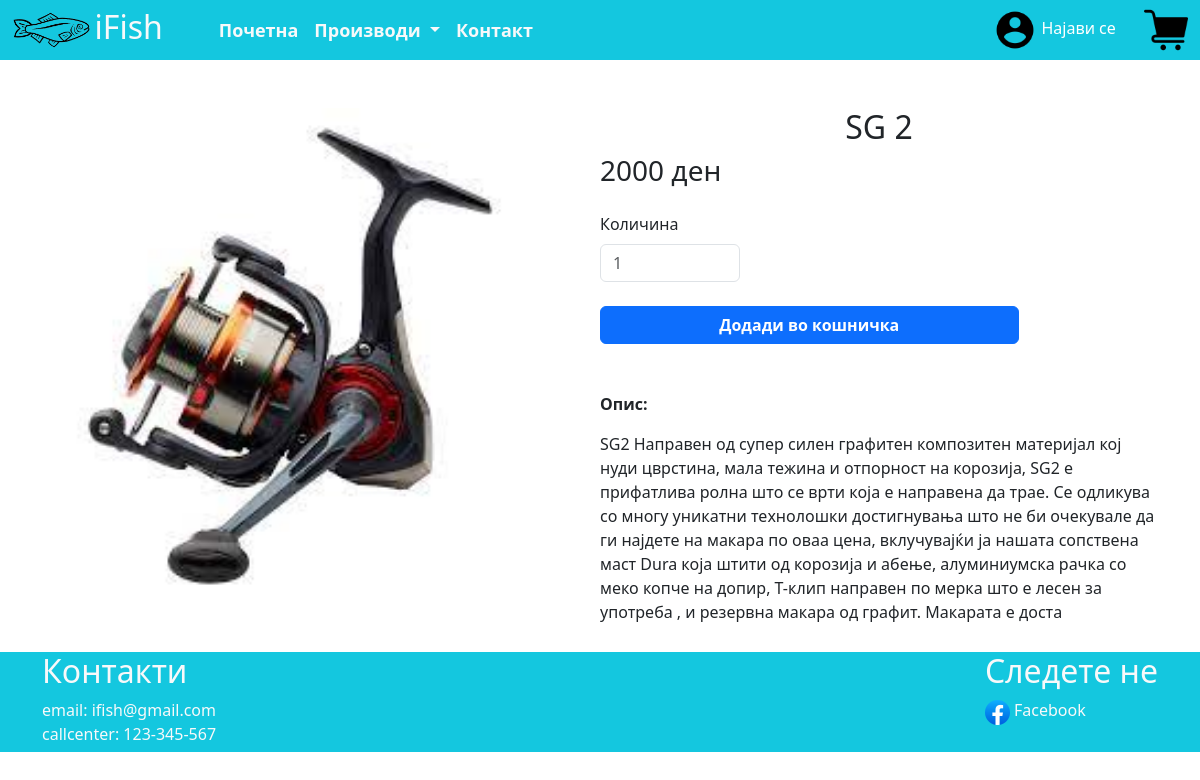
Screenshot of /products/2/ with the database file from the repository.
### IFish/models.py (models this page shows, shortened)
class Product(models.Model):
    productName = models.CharField(max_length=100)
    category = models.ForeignKey(Category, on_delete=models.CASCADE)
    image = models.ImageField(upload_to="images/")
    description = models.TextField(max_length=500, blank=True, null=True)
    price = models.IntegerField()
    countInStock = models.IntegerField()
    createdAt = models.DateTimeField(auto_now_add=True)

### IFish/views.py (the view, shortened to what this page needs)
# urls.py: path('products/<int:pk>/', productScreen, name="productScreen"),
def productScreen(request, pk):
    product = Product.objects.get(id=pk)
    context = {'product': product}
    return render(request, "productScreen.html", context)

### IFish/models.py (called while the page is built)
    def __str__(self):
        return self.categoryName

### IFish/templatetags/my_tags.py (called while the page is built)
@register.simple_tag
def get_objects():
    return Category.objects.all()

### IFish/templates/productScreen.html (shortened to what this page needs)
{% extends 'main.html' %}
{% load static %}
{% block content %}
<div class="container d-flex justify-content-between align-items-center mt-5" style="height: 496px">
   <div class="h-100 w-50">
       <img class="h-100" src="{{ MEDIA_URL }}{{ product.image.url }}">
   </div>
   <div class="h-100 w-50 d-flex flex-column justify-content-around">
        <h2 class="text-center">{{ product.productName }}</h2>
        <h3>{{ product.price }} ден</h3>
        <form method="POST" class="flex-grow-1 d-flex flex-column justify-content-around">
            <div class="mt-3 w-25">
                <label for="exampleFormControlInput1" class="form-label">Количина</label>
                <input type="number" class="form-control" id="quantity" name="quantity" placeholder="1">
            </div>
            <button class="btn btn-primary mt-4 w-75 fw-bold">Додади во кошничка</button>
        </form>
        <div>
            <p class="mt-5"><strong>Опис:</strong></p>
            <p>{{ product.description }}</p>
        </div>
   </div>
</div>
{% endblock content %}

### rows the page displays
Product: image (picture), productName "SG 2", price "2000", description "SG2 Направен од супер силен графитен композитен материјал кој нуди цврстина, мала тежина и отпорност на корозија, SG2 е прифатлива ролна што се врти која е направена да трае. Се одликува со многу уникатни технолошки достигнувања што не би очекувале да ги најдете на макара по оваа цена, вклучувајќи ја нашата сопствена маст Dura која штити од корозија и абење, алуминиумска рачка со меко копче на допир, Т-клип направен по мерка што е лесен за употреба , и резервна макара од графит. Макарата е доста"
